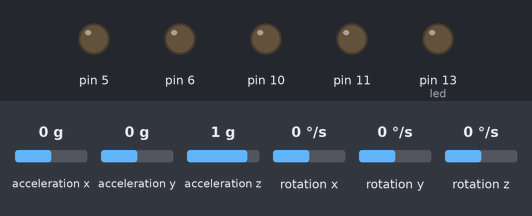
Bench run of a sketch on a simulated Arduino Uno, built with avr-gcc and run on an emulated ATmega328P. Shown: output pins drawn as LEDs (lit = HIGH). Wiring (inferred from the names in the program): MPU-6050 motion sensor at I2C address 0x68. The inputs (shaded band) are chosen by the test bench; at power-on: acceleration x 0 g, acceleration y 0 g, acceleration z 1 g, rotation x 0 °/s, rotation y 0 °/s, rotation z 0 °/s.

Above: at 8.7 s.
8.8 s: acceleration x set to -0.4 g
At 9.2 s:
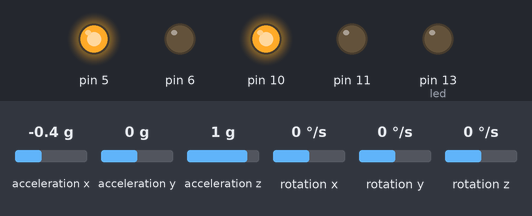
10.3 s: acceleration x set to 0.1 g
11.8 s: acceleration x set to 0.4 g
At 12.8 s:
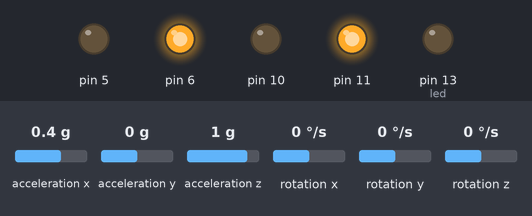
13.3 s: acceleration x set to -1.4 g
At 13.7 s:
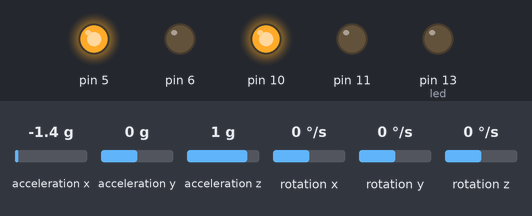
14.8 s: acceleration x set to 0.8 g
At 16.2 s:
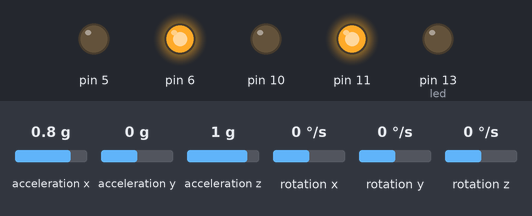
Timing chart, 0 to 17.3 s (numbered marks = the images above; inputs shaded):
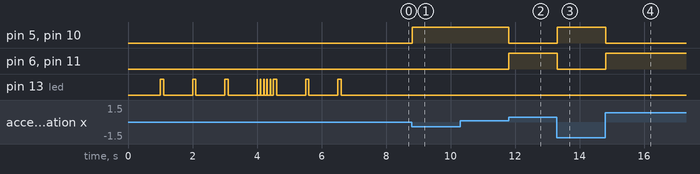

Measured:
- the behaviour switches between -0.2 and -0.3 g on acceleration x (found by bisection; images 0 and 1)
- the behaviour switches between 0.2 and 0.3 g on acceleration x (found by bisection; images 1 and 2)
- after the input at 8.8 s, pin 5, pin 10: LOW → HIGH at once
- after the input at 10.3 s, every drawn part: stays the same
- after the input at 11.8 s, pin 5, pin 10: HIGH → LOW at once; pin 6, pin 11: LOW → HIGH at once
- after the input at 13.3 s, pin 5, pin 10: LOW → HIGH at once; pin 6, pin 11: HIGH → LOW at once
- after the input at 14.8 s, pin 5, pin 10: HIGH → LOW at once; pin 6, pin 11: LOW → HIGH at once

The sketch:

GyroBalance3Lego.ino
```cpp
// MPU-6050 Short Example Sketch
// By Arduino User JohnChi
// August 17, 2014
// Public Domain
#include<Wire.h>
int led = 13;
const int MPU_addr=0x68;  // I2C address of the MPU-6050
int16_t AcX,AcY,AcZ,Tmp,GyX,GyY,GyZ;

int STD_LOOP_TIME = 9;
int lastLoopTime = STD_LOOP_TIME;
int lastLoopUsefulTime = STD_LOOP_TIME;
unsigned long loopStartTime = 0;

float center = 1500.00;

int avg_array[5];
int avg_mod = 0;

void setup(){
  pinMode(led, OUTPUT);
  pinMode(11, OUTPUT);
  pinMode(10, OUTPUT);
  pinMode(6, OUTPUT);
  pinMode(5, OUTPUT);
  Wire.begin();

  Wire.beginTransmission(MPU_addr);
  Wire.write(0x6B);  // PWR_MGMT_1 register
  Wire.write(0);     // set to zero (wakes up the MPU-6050)
  Wire.endTransmission(true);

  Wire.beginTransmission(MPU_addr);
  Wire.write(0x1B);
  Wire.write(24);
  Wire.endTransmission(true);

  Wire.beginTransmission(MPU_addr);
  Wire.write(0x1C);
  Wire.write(24);
  Wire.endTransmission(true);

  Serial.begin(9600);

  delay(1000);

  // Blink 3 time for three seconds
  for( int i = 0; i < 3; i++ )
  {
      digitalWrite( led, HIGH );
      delay(100);
      digitalWrite( led, LOW );
      delay(900);
  }

  // Blink while sampling
  for( int i = 0; i < 5; i++ )
  {
      digitalWrite( led, HIGH );
      readChip();
      delay(10);
      digitalWrite( led, LOW );
      delay(90);
      avg_array[i] = AcX;
  }

  center = 0;
  for( int i = 0; i < 5; i++ )
  {
      center += avg_array[i];
  }
  center /= 5;

  // Blink 3 time for three seconds
  for( int i = 0; i < 3; i++ )
  {
      digitalWrite( led, HIGH );
      delay(100);
      digitalWrite( led, LOW );
      delay(900);
  }

}
void loop(){
  readChip();

  //digitalWrite(led, HIGH);   // turn the LED on (HIGH is the voltage level)
  //delay(30);               // wait for a second
  //digitalWrite(led, LOW);    // turn the LED off by making the voltage LOW

  avg_array[avg_mod%10] = AcX;
  int accy = 0;

  for( int i = 0; i < 5; i++ )
  {
      accy += avg_array[i];
  }
  accy /= 5;

  //accy = kalmanCalculate(AcX, GyX, lastLoopTime);

#if 1
  if( accy > center + 100.00)
  {
     analogWrite( 10, 0 );
     analogWrite( 11, 255 );

     analogWrite( 5, 0 );
     analogWrite( 6, 255 );
  }
  else if( accy < center - 100.00)
  {
     analogWrite( 11, 0 );
     analogWrite( 10, 255 );

     analogWrite( 6, 0 );
     analogWrite( 5, 255 );
  }
  else if( 0 && accy > center + 100.00 )
  {
     analogWrite( 10, 0 );
     analogWrite( 11, 190 );

     analogWrite( 5, 0 );
     analogWrite( 6, 190 );
  }
  else if( 0 && accy < center - 100.00 )
  {
     analogWrite( 11, 0 );
     analogWrite( 10, 190 );

     analogWrite( 6, 0 );
     analogWrite( 5, 190 );
  }
#endif

  //serialOutCSV();

  lastLoopUsefulTime = millis()-loopStartTime;
  if(lastLoopUsefulTime<STD_LOOP_TIME)         delay(STD_LOOP_TIME-lastLoopUsefulTime);
  lastLoopTime = millis() - loopStartTime;
  loopStartTime = millis();

}

float getFloat( int val )
{
  return val;
}

void readChip()
{
  Wire.beginTransmission(MPU_addr);
  Wire.write(0x3B);  // starting with register 0x3B (ACCEL_XOUT_H)
  Wire.endTransmission(false);
  Wire.requestFrom(MPU_addr,14,true);  // request a total of 14 registers
  AcX=Wire.read()<<8|Wire.read();  // 0x3B (ACCEL_XOUT_H) & 0x3C (ACCEL_XOUT_L)
  AcY=Wire.read()<<8|Wire.read();  // 0x3D (ACCEL_YOUT_H) & 0x3E (ACCEL_YOUT_L)
  AcZ=Wire.read()<<8|Wire.read();  // 0x3F (ACCEL_ZOUT_H) & 0x40 (ACCEL_ZOUT_L)
  Tmp=Wire.read()<<8|Wire.read();  // 0x41 (TEMP_OUT_H) & 0x42 (TEMP_OUT_L)
  GyX=Wire.read()<<8|Wire.read();  // 0x43 (GYRO_XOUT_H) & 0x44 (GYRO_XOUT_L)
  GyY=Wire.read()<<8|Wire.read();  // 0x45 (GYRO_YOUT_H) & 0x46 (GYRO_YOUT_L)
  GyZ=Wire.read()<<8|Wire.read();  // 0x47 (GYRO_ZOUT_H) & 0x48 (GYRO_ZOUT_L)

}

void serialOut()
{
  //Serial.print("AcX = "); Serial.print( getFloat(AcX));
  Serial.print(" | AcY = "); Serial.print(getFloat(AcY));
  //Serial.print(" | AcZ = "); Serial.print(getFloat(AcZ));
  //Serial.print(" | Tmp = "); Serial.print(Tmp/340.00+36.53);  //equation for temperature in degrees C from datasheet
  //Serial.print(" | GyX = "); Serial.print(getFloat(GyX));
  Serial.print(" | GyY = "); Serial.println(getFloat(GyY));
  //Serial.print(" | GyZ = "); Serial.println(getFloat(GyZ));
}

void serialOutCSV()
{
  Serial.print( millis() );
  //Serial.print("AcX = "); Serial.print( getFloat(AcX));
  Serial.print(","); Serial.print(getFloat(AcY));
  //Serial.print(" | AcZ = "); Serial.print(getFloat(AcZ));
  //Serial.print(" | Tmp = "); Serial.print(Tmp/340.00+36.53);  //equation for temperature in degrees C from datasheet
  //Serial.print(" | GyX = "); Serial.print(getFloat(GyX));
  Serial.print(","); Serial.println(getFloat(GyY));
  //Serial.print(" | GyZ = "); Serial.println(getFloat(GyZ));
}


    float Q_angle  =  0.001; //0.001
    float Q_gyro   =  0.003;  //0.003
    float R_angle  =  0.03;  //0.03

    float x_angle = 0;
    float x_bias = 0;
    float P_00 = 0, P_01 = 0, P_10 = 0, P_11 = 0;
    float dt, y, S;
    float K_0, K_1;

  float kalmanCalculate(float newAngle, float newRate,int looptime) {
    dt = float(looptime)/1000.0;                                    // XXXXXXX arevoir
    x_angle += dt * (newRate - x_bias);
    P_00 +=  - dt * (P_10 + P_01) + Q_angle * dt;
    P_01 +=  - dt * P_11;
    P_10 +=  - dt * P_11;
    P_11 +=  + Q_gyro * dt;

    y = newAngle - x_angle;
    S = P_00 + R_angle;
    K_0 = P_00 / S;
    K_1 = P_10 / S;

    x_angle +=  K_0 * y;
    x_bias  +=  K_1 * y;
    P_00 -= K_0 * P_00;
    P_01 -= K_0 * P_01;
    P_10 -= K_1 * P_00;
    P_11 -= K_1 * P_01;

    return x_angle;
  }
```
